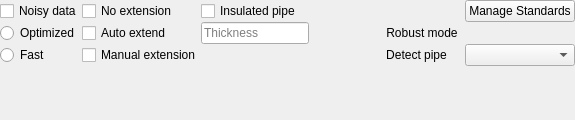
<?xml version="1.0" encoding="UTF-8"?>
<ui version="4.0">
 <class>toolbar_pipegroup</class>
 <widget class="QWidget" name="toolbar_pipegroup">
  <property name="geometry">
   <rect>
    <x>0</x>
    <y>0</y>
    <width>575</width>
    <height>120</height>
   </rect>
  </property>
  <property name="windowTitle">
   <string>Form</string>
  </property>
  <layout class="QGridLayout" name="gridLayout">
   <property name="leftMargin">
    <number>0</number>
   </property>
   <property name="topMargin">
    <number>0</number>
   </property>
   <property name="rightMargin">
    <number>0</number>
   </property>
   <property name="bottomMargin">
    <number>0</number>
   </property>
   <property name="spacing">
    <number>0</number>
   </property>
   <item row="0" column="1">
    <widget class="QCheckBox" name="noExtendCheckBox">
     <property name="text">
      <string>No extension</string>
     </property>
    </widget>
   </item>
   <item row="0" column="2" colspan="2">
    <widget class="QCheckBox" name="insulatedCheckBox">
     <property name="toolTip">
      <string>Please enter the insulation thickness below</string>
     </property>
     <property name="text">
      <string>Insulated pipe</string>
     </property>
    </widget>
   </item>
   <item row="0" column="5">
    <widget class="QPushButton" name="managePushButton">
     <property name="toolTip">
      <string>Pipe standard manager. Create and edit your own lists of standard diameters.</string>
     </property>
     <property name="text">
      <string>Manage Standards</string>
     </property>
    </widget>
   </item>
   <item row="5" column="1">
    <spacer name="verticalSpacer">
     <property name="orientation">
      <enum>Qt::Vertical</enum>
     </property>
     <property name="sizeHint" stdset="0">
      <size>
       <width>0</width>
       <height>0</height>
      </size>
     </property>
    </spacer>
   </item>
   <item row="0" column="0">
    <widget class="QCheckBox" name="noisyCheckBox">
     <property name="toolTip">
      <string>Use it if you have noise in your point cloud.</string>
     </property>
     <property name="text">
      <string>Noisy data</string>
     </property>
    </widget>
   </item>
   <item row="1" column="1">
    <widget class="QCheckBox" name="extendCheckBox">
     <property name="text">
      <string>Auto extend</string>
     </property>
    </widget>
   </item>
   <item row="2" column="1">
    <widget class="QCheckBox" name="manualExtendCheckBox">
     <property name="text">
      <string>Manual extension</string>
     </property>
    </widget>
   </item>
   <item row="1" column="0">
    <widget class="QRadioButton" name="optimizedRadioButton">
     <property name="toolTip">
      <string>More robust algorithm. Takes more time.</string>
     </property>
     <property name="text">
      <string>Optimized</string>
     </property>
    </widget>
   </item>
   <item row="2" column="0">
    <widget class="QRadioButton" name="fastRadioButton">
     <property name="toolTip">
      <string>Fast algorithm. Works for most pipes</string>
     </property>
     <property name="text">
      <string>Fast</string>
     </property>
    </widget>
   </item>
   <item row="1" column="2">
    <widget class="QDoubleEdit" name="insulatedLineEdit">
     <property name="sizePolicy">
      <sizepolicy hsizetype="Preferred" vsizetype="Fixed">
       <horstretch>0</horstretch>
       <verstretch>0</verstretch>
      </sizepolicy>
     </property>
     <property name="toolTip">
      <string>Please enter the insulation thickness</string>
     </property>
     <property name="inputMask">
      <string/>
     </property>
     <property name="text">
      <string/>
     </property>
     <property name="placeholderText">
      <string>Thickness</string>
     </property>
    </widget>
   </item>
   <item row="1" column="4">
    <widget class="QToolButton" name="robustToolButton">
     <property name="toolTip">
      <string>Use it for large pipes or pipes that are difficult to detect with the standard detection. Do 2 clics on the perimeter (not to close to eachother), and 2 clics along the axis.</string>
     </property>
     <property name="text">
      <string>Robust mode</string>
     </property>
     <property name="icon">
      <iconset resource="../../../openscantools.qrc">
       <normaloff>:/icons/100x100/robust_pipe.png</normaloff>:/icons/100x100/robust_pipe.png</iconset>
     </property>
     <property name="checkable">
      <bool>true</bool>
     </property>
     <property name="toolButtonStyle">
      <enum>Qt::ToolButtonTextBesideIcon</enum>
     </property>
     <property name="autoRaise">
      <bool>true</bool>
     </property>
    </widget>
   </item>
   <item row="2" column="4">
    <widget class="QToolButton" name="pipeToolButton">
     <property name="toolTip">
      <string>Do a single click on a representative area of the pipe to detect it. Avoid clicking close to the elbows or accessoires.</string>
     </property>
     <property name="text">
      <string>Detect pipe</string>
     </property>
     <property name="icon">
      <iconset resource="../../../openscantools.qrc">
       <normaloff>:/icons/100x100/pipe.png</normaloff>:/icons/100x100/pipe.png</iconset>
     </property>
     <property name="checkable">
      <bool>true</bool>
     </property>
     <property name="toolButtonStyle">
      <enum>Qt::ToolButtonTextBesideIcon</enum>
     </property>
     <property name="autoRaise">
      <bool>true</bool>
     </property>
    </widget>
   </item>
   <item row="2" column="5">
    <widget class="QComboBox" name="standardsComboBox"/>
   </item>
  </layout>
 </widget>
 <customwidgets>
  <customwidget>
   <class>QDoubleEdit</class>
   <extends>QLineEdit</extends>
   <header>qdoubleedit.h</header>
  </customwidget>
 </customwidgets>
 <tabstops>
  <tabstop>noisyCheckBox</tabstop>
  <tabstop>noExtendCheckBox</tabstop>
  <tabstop>managePushButton</tabstop>
 </tabstops>
 <resources>
  <include location="../../../openscantools.qrc"/>
 </resources>
 <connections/>
</ui>
